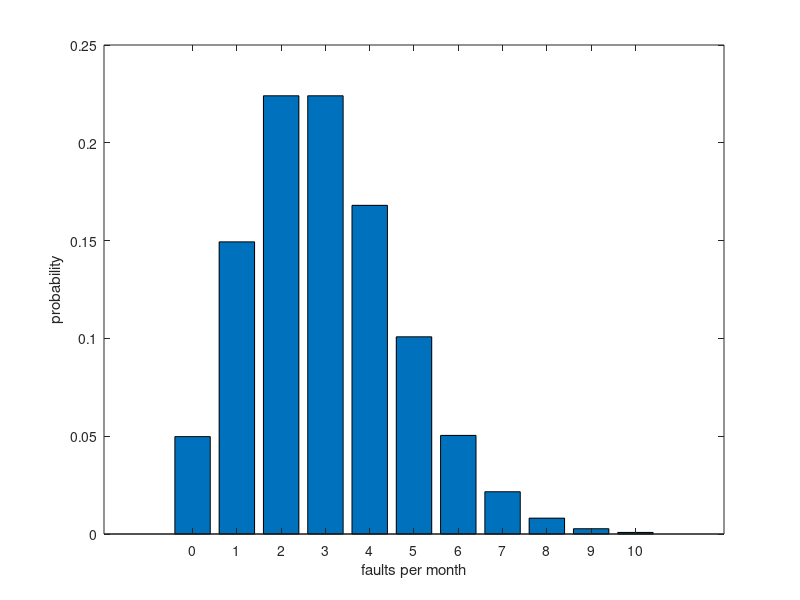

Write the MATLAB code that produced this figure.
% Day 101 · Statistics and Probability Distributions — Binomial and Poisson: failures and arrivals
% Run: open this file in MATLAB and press Run (or type example_2 in the Command Window)

% Needs: Statistics and Machine Learning Toolbox
n = 20; p = 0.05;                            % 20 transformers, each fails with 5% chance per year
k = 0:5;
pb = binopdf(k, n, p);
fprintf('P(k failures in a year): %s\n', mat2str(pb, 3));
fprintf('P(at least one failure) = %.4f\n', 1 - binopdf(0, n, p));
lambda = 3;                                  % faults per month on a feeder, on average
fprintf('P(more than 5 faults in a month) = %.4f\n', 1 - poisscdf(5, lambda));
bar(0:10, poisspdf(0:10, lambda)); xlabel('faults per month'); ylabel('probability')
